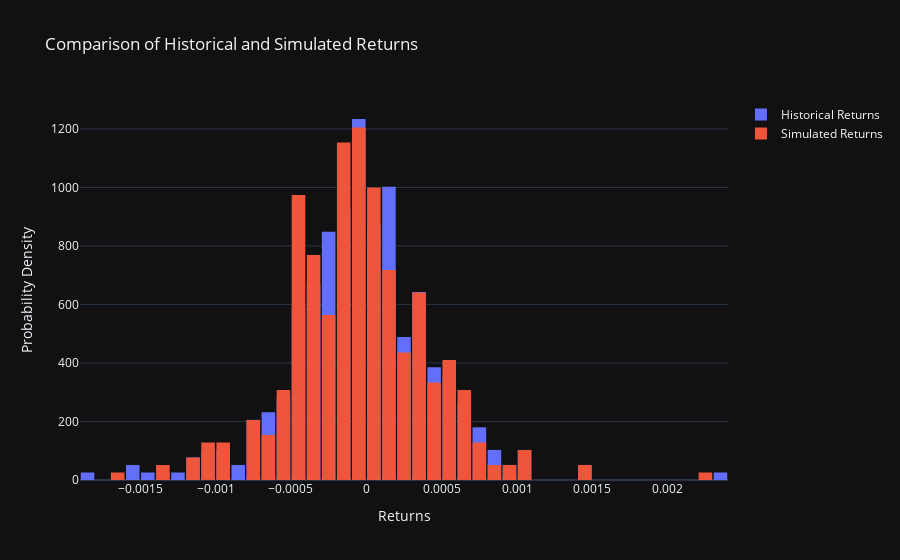

This figure's notebook cell:
### Code cell
# Stacked histogram of returns (origirnal and simulated)
fig_dist_inv_method = go.Figure()

# historical returns
fig_dist_inv_method.add_trace(go.Histogram(x=returns, histnorm='probability density', name='Historical Returns'))

# Simulated returns
fig_dist_inv_method.add_trace(go.Histogram(x=returns_sampled_inv_trans_dist, histnorm='probability density', name='Simulated Returns'))

fig_dist_inv_method.update_layout(
    title='Comparison of Historical and Simulated Returns',
    xaxis_title='Returns',
    yaxis_title='Probability Density',
    barmode='overlay',  # Overlay the histograms
    bargap=0.1,  # Space between bars
    template='plotly_dark'  # Using a dark theme for better visibility
)

fig_dist_inv_method.show()

### Figure 1 — Plotly figure (JSON) as saved in the notebook; plotly's stock layout.template omitted (floating-point values rounded to 4 significant figures; data arrays with more than 128 entries replaced by an {"elided": "..."} marker saying what was removed)
{"data": [{"histnorm": "probability density", "name": "Historical Returns", "type": "histogram", "x": {"elided": "389 float values"}}, {"histnorm": "probability density", "name": "Simulated Returns", "type": "histogram", "x": {"elided": "390 float values"}}], "layout": {"bargap": 0.1, "barmode": "overlay", "title": {"text": "Comparison of Historical and Simulated Returns"}, "xaxis": {"title": {"text": "Returns"}}, "yaxis": {"title": {"text": "Probability Density"}}}}
